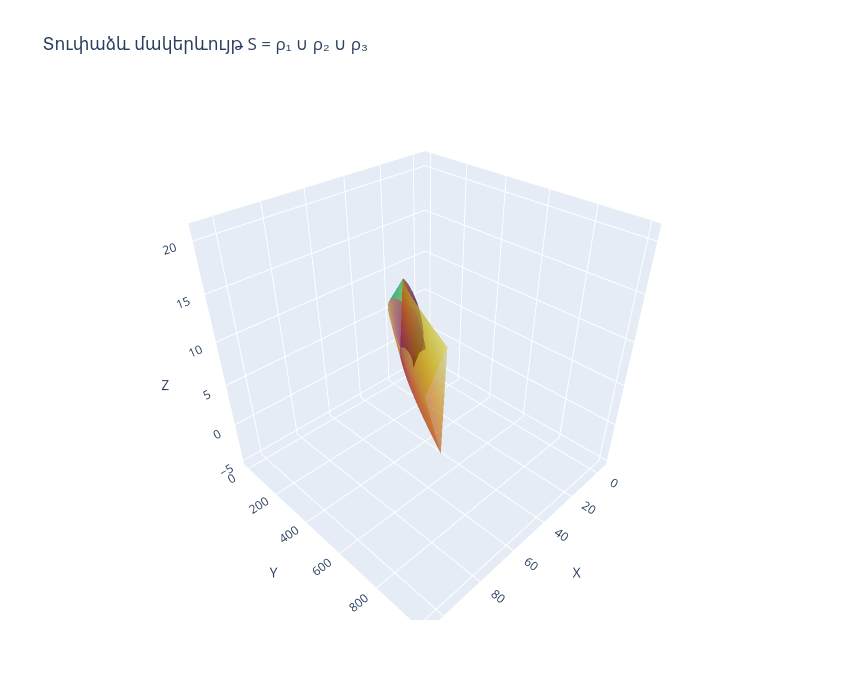

The notebook cell this image was saved under:
### Code cell
plot_union(rho_funcs_a, U, V, "Տուփաձև մակերևույթ S = ρ₁ ∪ ρ₂ ∪ ρ₃")

### Figure 1 — Plotly figure (JSON) as saved in the notebook; plotly's stock layout.template omitted (floating-point values rounded to 4 significant figures; data arrays with more than 128 entries replaced by an {"elided": "..."} marker saying what was removed)
{"data": [{"colorscale": [[0, "#440154"], [0.1111, "#482878"], [0.2222, "#3e4989"], [0.3333, "#31688e"], [0.4444, "#26828e"], [0.5556, "#1f9e89"], [0.6667, "#35b779"], [0.7778, "#6ece58"], [0.8889, "#b5de2b"], [1, "#fde725"]], "opacity": 0.65, "showscale": false, "type": "surface", "x": {"elided": "140x140 float values"}, "y": {"elided": "140x140 float values"}, "z": {"elided": "140x140 float values"}}, {"colorscale": [[0, "#0d0887"], [0.1111, "#46039f"], [0.2222, "#7201a8"], [0.3333, "#9c179e"], [0.4444, "#bd3786"], [0.5556, "#d8576b"], [0.6667, "#ed7953"], [0.7778, "#fb9f3a"], [0.8889, "#fdca26"], [1, "#f0f921"]], "opacity": 0.65, "showscale": false, "type": "surface", "x": {"elided": "140x140 float values"}, "y": {"elided": "140x140 float values"}, "z": {"elided": "140x140 float values"}}, {"colorscale": [[0, "#000004"], [0.1111, "#1b0c41"], [0.2222, "#4a0c6b"], [0.3333, "#781c6d"], [0.4444, "#a52c60"], [0.5556, "#cf4446"], [0.6667, "#ed6925"], [0.7778, "#fb9b06"], [0.8889, "#f7d13d"], [1, "#fcffa4"]], "opacity": 0.65, "showscale": false, "type": "surface", "x": {"elided": "140x140 float values"}, "y": {"elided": "140x140 float values"}, "z": {"elided": "140x140 float values"}}], "layout": {"height": 700, "scene": {"xaxis": {"title": {"text": "X"}}, "yaxis": {"title": {"text": "Y"}}, "zaxis": {"title": {"text": "Z"}}}, "title": {"text": "Տուփաձև մակերևույթ S = ρ₁ ∪ ρ₂ ∪ ρ₃"}, "width": 850}}
